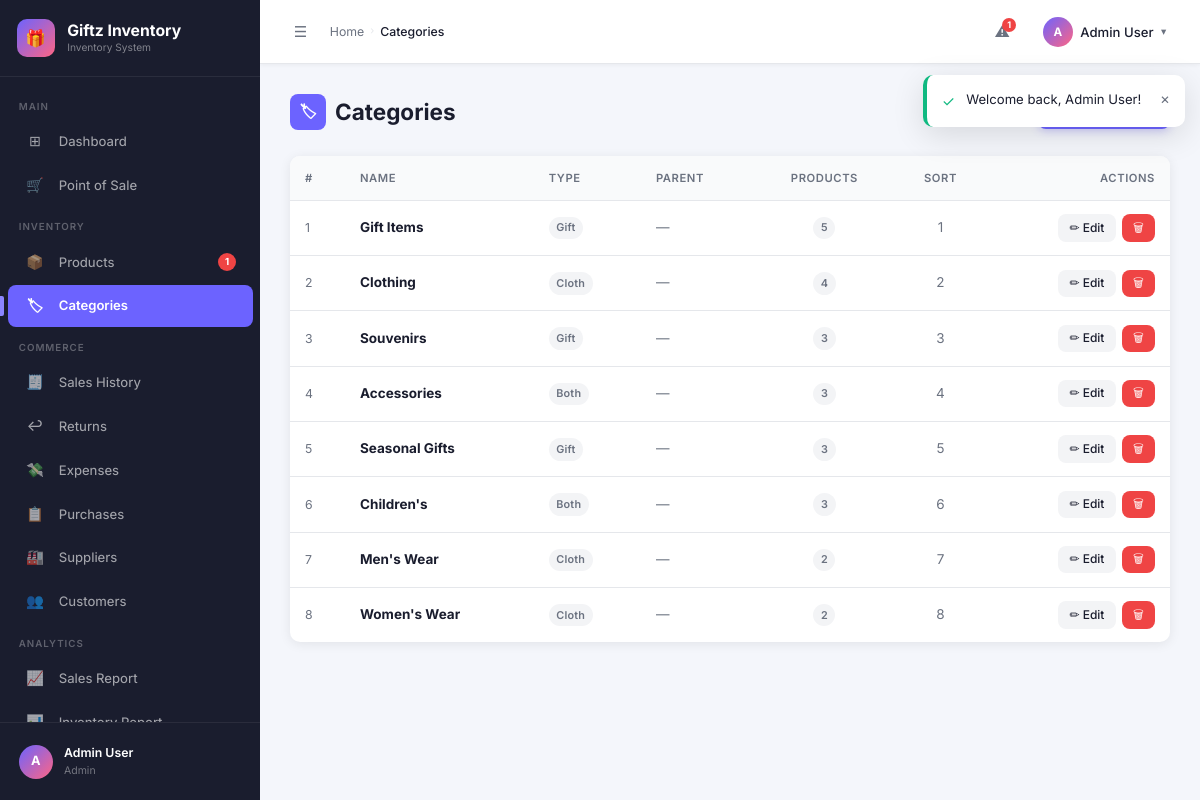
Screenshot of /categories/index.php (signed in) with the database file from the repository.
### tables this page shows
CREATE TABLE `categories` (
  `id`         INT UNSIGNED NOT NULL AUTO_INCREMENT,
  `name`       VARCHAR(100) NOT NULL,
  `type`       ENUM('gift','cloth','both') NOT NULL DEFAULT 'both',
  `parent_id`  INT UNSIGNED DEFAULT NULL,
  `sort_order` INT          NOT NULL DEFAULT 0,
  `created_at` DATETIME     NOT NULL DEFAULT CURRENT_TIMESTAMP,
  PRIMARY KEY (`id`),
  KEY `parent_id` (`parent_id`),
  CONSTRAINT `fk_cat_parent` FOREIGN KEY (`parent_id`) REFERENCES `categories`(`id`) ON DELETE SET NULL
);

### categories/index.php (the view, shortened to what this page needs)
<?php
require_once dirname(__DIR__) . '/includes/functions.php';
$pdo = db();
$categories = $pdo->query("
    SELECT c.*, p.name as parent_name,
           (SELECT COUNT(*) FROM products WHERE category_id=c.id) as product_count
    FROM categories c
    LEFT JOIN categories p ON p.id=c.parent_id
    ORDER BY c.sort_order ASC, c.name ASC
")->fetchAll();
require dirname(__DIR__) . '/includes/header.php';
?>
<div class="page-header">
    <h1 class="page-title"><span class="title-icon">🏷</span> Categories</h1>
    <button class="btn btn-primary" onclick="document.getElementById('addModal').classList.add('open')">+ Add Category</button>
</div>
<div class="card">
    <div class="table-responsive">
        <table>
            <thead>
                <tr>
                    <th>#</th>
                    <th>Name</th>
                    <th>Type</th>
                    <th>Parent</th>
                    <th class="text-center">Products</th>
                    <th class="text-center">Sort</th>
                    <th class="text-right">Actions</th>
                </tr>
            </thead>
            <tbody>
            <?php if (empty($categories)): ?>
                <tr>
                    <td colspan="7">
                        <div class="empty-state">
                            <div class="icon">🏷</div>
                            <h3>No categories yet</h3>
                            <p>Add your first category above.</p>
                        </div>
                    </td>
                </tr>
            <?php else: ?>
                <?php foreach ($categories as $cat): ?>
                <tr>
                    <td class="text-muted fs-sm"><?= $cat['id'] ?></td>
                    <td><strong><?= e($cat['name']) ?></strong></td>
                    <td><?= statusBadge($cat['type']) ?></td>
                    <td class="text-muted"><?= e($cat['parent_name'] ?? '—') ?></td>
                    <td class="text-center"><span class="badge badge-secondary"><?= $cat['product_count'] ?></span></td>
                    <td class="text-center text-muted"><?= $cat['sort_order'] ?></td>
                    <td class="text-right">
                        <div class="btn-group" style="justify-content:flex-end">
                            <button class="btn btn-sm btn-secondary"
                                onclick='openEdit(<?= htmlspecialchars(json_encode($cat), ENT_QUOTES) ?>)'>✏ Edit</button>
                            <form method="POST" style="display:inline"
                                  onsubmit="return confirm('Delete category \'<?= e(addslashes($cat['name'])) ?>\'? This cannot be undone.')">
                                <button type="submit" class="btn btn-sm btn-danger">🗑</button>
                            </form>
                        </div>
                    </td>
                </tr>
                <?php endforeach; ?>
            <?php endif; ?>
            </tbody>
        </table>
    </div>
</div>
<?php require dirname(__DIR__) . '/includes/footer.php'; ?>

### includes/functions.php (shortened to what this page needs)
<?php
function e(string $str): string {
    return htmlspecialchars($str, ENT_QUOTES | ENT_SUBSTITUTE, 'UTF-8');
}
function statusBadge(string $status): string {
    $map = [
        'active'    => 'badge-success',
        'inactive'  => 'badge-secondary',
        'received'  => 'badge-success',
        'pending'   => 'badge-warning',
        'partial'   => 'badge-info',
        'cancelled' => 'badge-danger',
        'completed' => 'badge-success',
        'voided'    => 'badge-danger',
        'admin'     => 'badge-purple',
        'staff'     => 'badge-info',
    ];
    $class = $map[strtolower($status)] ?? 'badge-secondary';
    return '<span class="badge ' . $class . '">' . e(ucfirst($status)) . '</span>';
}

### assets/css/style.css (style rules this page uses)
:root { --sidebar-bg: #1A1D2E; --accent: #6C63FF; --accent-light: #8B85FF; --accent-dark: #5A52E0; --secondary: #FF6584; --body-bg: #F4F6FB; --card-bg: #FFFFFF; --text-primary: #1A1D2E; --text-muted: #6B7280; --border: #E5E7EB; --success: #10B981; --warning: #F59E0B; --danger: #EF4444; --info: #3B82F6; --purple: #8B5CF6; --radius: 10px; --shadow: 0 2px 12px rgba(0,0,0,.08); --shadow-lg: 0 8px 32px rgba(0,0,0,.12); --transition: .2s ease; --sidebar-w: 260px; --topbar-h: 64px; --font: 'Inter', system-ui, -apple-system, sans-serif; }
*, *::before, *::after { box-sizing: border-box; margin: 0; padding: 0; }
html { font-size: 15px; scroll-behavior: smooth; }
body { font-family: var(--font); background: var(--body-bg); color: var(--text-primary); min-height: 100vh; line-height: 1.6; }
button { cursor: pointer; font-family: inherit; }
.page-header { display: flex; align-items: center; justify-content: space-between; margin-bottom: 1.75rem; gap: 1rem; flex-wrap: wrap; }
.page-title { font-size: 1.5rem; font-weight: 700; color: var(--text-primary); display: flex; align-items: center; gap: .6rem; }
.page-title .title-icon { width: 36px; height: 36px; background: var(--accent); border-radius: 8px; display: grid; place-items: center; color: #fff; font-size: 1rem; flex-shrink: 0; }
.card { background: var(--card-bg); border-radius: var(--radius); box-shadow: var(--shadow); overflow: hidden; }
.table-responsive { overflow-x: auto; }
table { width: 100%; border-collapse: collapse; font-size: .9rem; }
thead th { padding: .85rem 1rem; text-align: left; font-size: .75rem; font-weight: 600; text-transform: uppercase; letter-spacing: .05em; color: var(--text-muted); background: #F9FAFB; border-bottom: 1px solid var(--border); white-space: nowrap; }
tbody td { padding: .9rem 1rem; border-bottom: 1px solid var(--border); vertical-align: middle; }
tbody tr:last-child td { border-bottom: none; }
.text-right { text-align: right; }
.text-center { text-align: center; }
.text-muted { color: var(--text-muted); }
.badge { display: inline-flex; align-items: center; padding: .25em .7em; border-radius: 100px; font-size: .72rem; font-weight: 600; letter-spacing: .02em; white-space: nowrap; }
.badge-secondary { background: #F3F4F6; color: var(--text-muted); }
.btn { display: inline-flex; align-items: center; gap: .45rem; padding: .55rem 1.1rem; border-radius: 8px; font-size: .875rem; font-weight: 500; border: none; transition: all var(--transition); white-space: nowrap; line-height: 1.4; cursor: pointer; }
.btn-sm { padding: .35rem .75rem; font-size: .8rem; }
.btn-primary { background: var(--accent); color: #fff; box-shadow: 0 2px 8px rgba(108,99,255,.3); }
.btn-secondary { background: #F3F4F6; color: var(--text-primary); }
.btn-danger { background: var(--danger); color: #fff; }
.btn-group { display: flex; gap: .4rem; }
.fs-sm { font-size: .82rem; }

### rows the page displays
categories: id "1", name "Gift Items", type "Gift", parent_name "—", product_count "5", sort_order "1"
categories: id "2", name "Clothing", type "Cloth", parent_name "—", product_count "4", sort_order "2"
categories: id "3", name "Souvenirs", type "Gift", parent_name "—", product_count "3", sort_order "3"
categories: id "4", name "Accessories", type "Both", parent_name "—", product_count "3", sort_order "4"
categories: id "5", name "Seasonal Gifts", type "Gift", parent_name "—", product_count "3", sort_order "5"
categories: id "6", name "Children's", type "Both", parent_name "—", product_count "3", sort_order "6"
categories: id "7", name "Men's Wear", type "Cloth", parent_name "—", product_count "2", sort_order "7"
categories: id "8", name "Women's Wear", type "Cloth", parent_name "—", product_count "2", sort_order "8"

### other values shown
APP_NAME "Giftz Inventory"
$lowStock "1"
substr($user['name'], 0, 1) "A"
$user['name'] "Admin User"
$user['role'] "Admin"
$label "Categories"
$icon "✓"
$msg['message'] "Welcome back, Admin User!"
